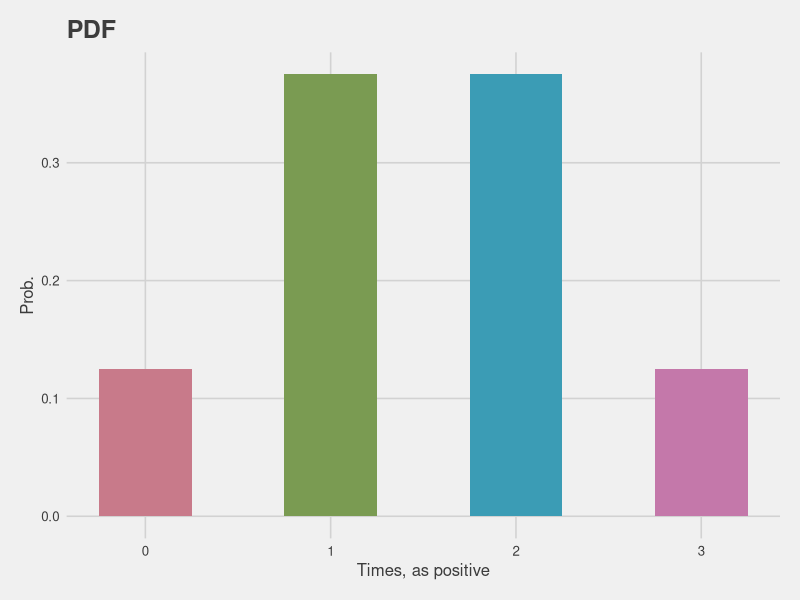
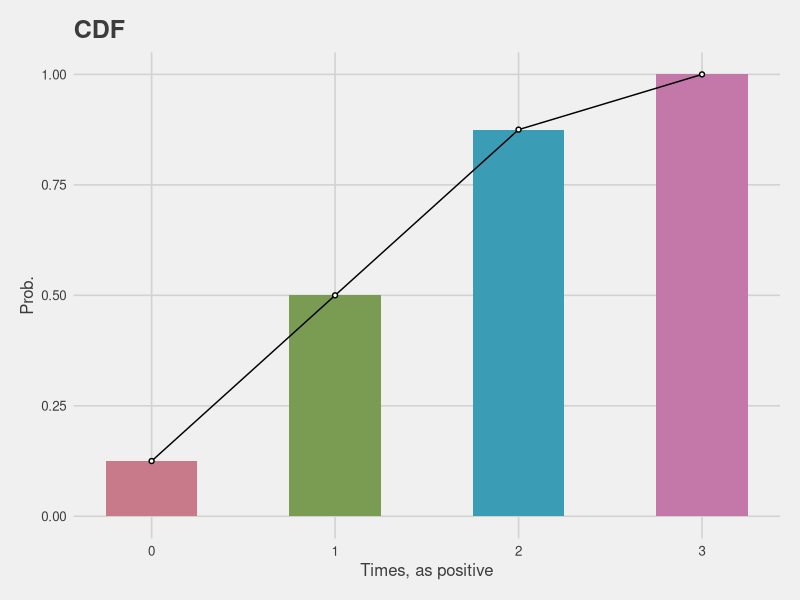
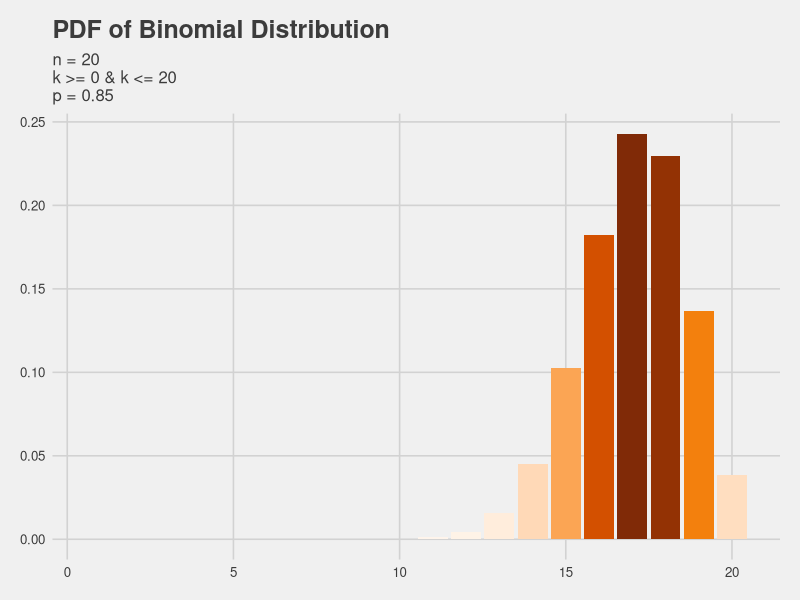

Source code (R) for these figures, in order:
## ---- chunk 1
library(dplyr)
library(kableExtra)
library(ggplot2)
library(ggthemes)
library(colorspace)
## ---- chunk 2
data_coin = expand.grid(c(T,F), c(T,F), c(T,F))%>%
  apply(., 1, sum)%>%
  data.frame(sit = .)%>%
  group_by(sit)%>%
  summarise(rate = n())%>%
  ungroup%>%
  mutate(rate = rate/sum(rate))

data_coin%>%
  kable(col.names = c("正面出現次數", "機率"))%>%
  kable_styling(full_width = F, c("hover", "condensed", "striped"))
## ---- chunk 3
data_coin%>%
  ggplot(aes(x = sit, y = rate, fill = sit))+
  geom_col(width = .5)+
  labs(title = "PDF", x = "Times, as positive", y = "Prob.")+
  scale_fill_continuous_qualitative("Dark 2")+
  theme_fivethirtyeight()+
  theme(legend.position = "none",
        axis.title = element_text())
## ---- chunk 4
data_coin%>%
  mutate(rate = rate %>%cumsum)%>%
  ggplot(aes(x = sit, y = rate, fill = sit))+
  geom_col(width = .5)+
  geom_line()+
  geom_point()+
  geom_point(color = "white", size = .5)+
  labs(title = "CDF", x = "Times, as positive", y = "Prob.")+
  scale_fill_continuous_qualitative("Dark 2")+
  theme_fivethirtyeight()+
  theme(legend.position = "none",
        axis.title = element_text())
## ---- chunk 5
data.frame(x = 1:20,
           y = dbinom(1:20, 20, prob=0.85))%>%
  ggplot(aes(x=x, y=y, fill = y)) +
  geom_col()+
  scale_fill_continuous_sequential("Oranges")+
  labs(title = "PDF of Binomial Distribution",
       subtitle = "n = 20\nk >= 0 & k <= 20\np = 0.85")+
  theme_fivethirtyeight()+
  theme(legend.position = "none")
